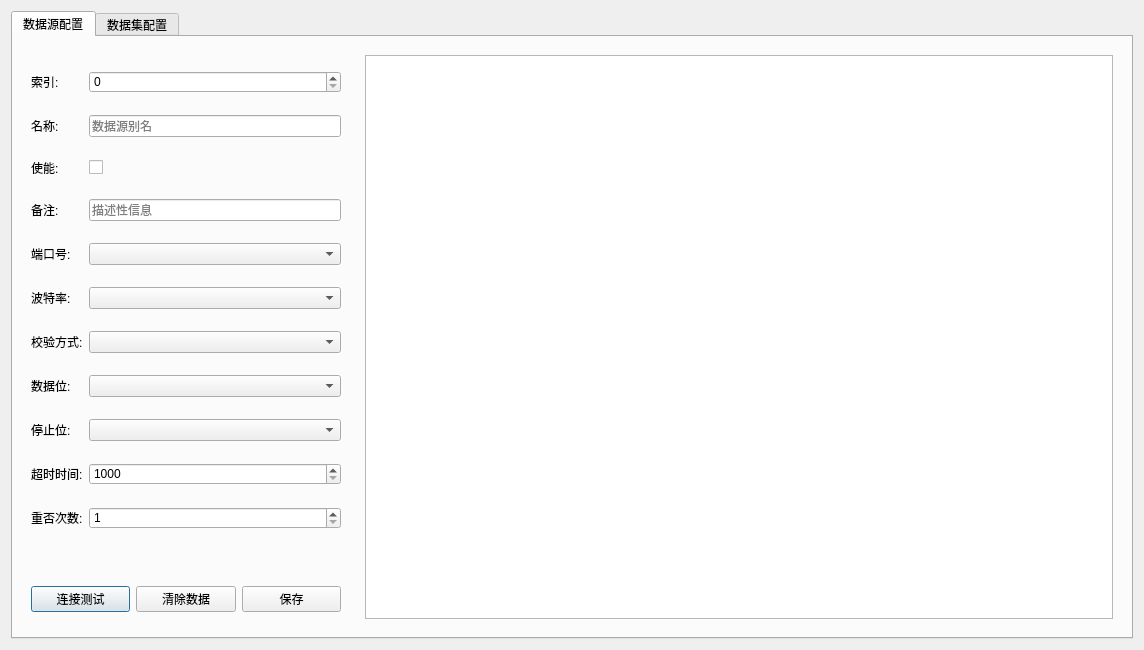
<?xml version="1.0" encoding="UTF-8"?>
<ui version="4.0">
 <class>ConfigDialog</class>
 <widget class="QDialog" name="ConfigDialog">
  <property name="geometry">
   <rect>
    <x>0</x>
    <y>0</y>
    <width>1144</width>
    <height>650</height>
   </rect>
  </property>
  <property name="windowTitle">
   <string>Dialog</string>
  </property>
  <layout class="QGridLayout" name="gridLayout">
   <item row="0" column="0">
    <widget class="QTabWidget" name="tabWidget">
     <property name="styleSheet">
      <string notr="true"/>
     </property>
     <property name="currentIndex">
      <number>0</number>
     </property>
     <property name="tabBarAutoHide">
      <bool>true</bool>
     </property>
     <widget class="QWidget" name="Tab1">
      <property name="styleSheet">
       <string notr="true">QWidget#widget{position:absolute;
top:10px;
left:20px;}</string>
      </property>
      <attribute name="title">
       <string>数据源配置</string>
      </attribute>
      <layout class="QGridLayout" name="gridLayout_8" rowstretch="9,1" columnstretch="3,7">
       <item row="0" column="0">
        <widget class="QWidget" name="widget" native="true">
         <property name="styleSheet">
          <string notr="true"/>
         </property>
         <layout class="QGridLayout" name="gridLayout_2">
          <item row="0" column="0">
           <widget class="QLabel" name="Label">
            <property name="text">
             <string>索引:</string>
            </property>
           </widget>
          </item>
          <item row="0" column="1">
           <widget class="QSpinBox" name="index1">
            <property name="sizePolicy">
             <sizepolicy hsizetype="Preferred" vsizetype="Fixed">
              <horstretch>100</horstretch>
              <verstretch>0</verstretch>
             </sizepolicy>
            </property>
            <property name="minimumSize">
             <size>
              <width>0</width>
              <height>0</height>
             </size>
            </property>
            <property name="minimum">
             <number>0</number>
            </property>
           </widget>
          </item>
          <item row="1" column="0">
           <widget class="QLabel" name="Label_2">
            <property name="text">
             <string>名称:</string>
            </property>
           </widget>
          </item>
          <item row="1" column="1">
           <widget class="QLineEdit" name="name1">
            <property name="sizePolicy">
             <sizepolicy hsizetype="Expanding" vsizetype="Fixed">
              <horstretch>0</horstretch>
              <verstretch>0</verstretch>
             </sizepolicy>
            </property>
            <property name="whatsThis">
             <string/>
            </property>
            <property name="text">
             <string/>
            </property>
            <property name="placeholderText">
             <string>数据源别名</string>
            </property>
           </widget>
          </item>
          <item row="2" column="0">
           <widget class="QLabel" name="Label_3">
            <property name="text">
             <string>使能:</string>
            </property>
           </widget>
          </item>
          <item row="2" column="1">
           <widget class="QCheckBox" name="enable1">
            <property name="sizePolicy">
             <sizepolicy hsizetype="Minimum" vsizetype="Fixed">
              <horstretch>0</horstretch>
              <verstretch>0</verstretch>
             </sizepolicy>
            </property>
            <property name="checked">
             <bool>false</bool>
            </property>
           </widget>
          </item>
          <item row="3" column="0">
           <widget class="QLabel" name="Label_4">
            <property name="text">
             <string>备注:</string>
            </property>
           </widget>
          </item>
          <item row="3" column="1">
           <widget class="QLineEdit" name="desc1">
            <property name="sizePolicy">
             <sizepolicy hsizetype="Expanding" vsizetype="Fixed">
              <horstretch>0</horstretch>
              <verstretch>0</verstretch>
             </sizepolicy>
            </property>
            <property name="placeholderText">
             <string>描述性信息</string>
            </property>
           </widget>
          </item>
          <item row="4" column="0">
           <widget class="QLabel" name="Label_5">
            <property name="text">
             <string>端口号:</string>
            </property>
           </widget>
          </item>
          <item row="4" column="1">
           <widget class="QComboBox" name="com">
            <property name="sizePolicy">
             <sizepolicy hsizetype="Preferred" vsizetype="Fixed">
              <horstretch>0</horstretch>
              <verstretch>0</verstretch>
             </sizepolicy>
            </property>
           </widget>
          </item>
          <item row="5" column="0">
           <widget class="QLabel" name="Label_6">
            <property name="text">
             <string>波特率:</string>
            </property>
           </widget>
          </item>
          <item row="5" column="1">
           <widget class="QComboBox" name="baudRate">
            <property name="sizePolicy">
             <sizepolicy hsizetype="Preferred" vsizetype="Fixed">
              <horstretch>0</horstretch>
              <verstretch>0</verstretch>
             </sizepolicy>
            </property>
           </widget>
          </item>
          <item row="6" column="0">
           <widget class="QLabel" name="Label_7">
            <property name="text">
             <string>校验方式:</string>
            </property>
           </widget>
          </item>
          <item row="6" column="1">
           <widget class="QComboBox" name="parity">
            <property name="sizePolicy">
             <sizepolicy hsizetype="Preferred" vsizetype="Fixed">
              <horstretch>0</horstretch>
              <verstretch>0</verstretch>
             </sizepolicy>
            </property>
           </widget>
          </item>
          <item row="7" column="0">
           <widget class="QLabel" name="label_4">
            <property name="text">
             <string>数据位:</string>
            </property>
           </widget>
          </item>
          <item row="7" column="1">
           <widget class="QComboBox" name="dataBits">
            <property name="sizePolicy">
             <sizepolicy hsizetype="Preferred" vsizetype="Fixed">
              <horstretch>0</horstretch>
              <verstretch>0</verstretch>
             </sizepolicy>
            </property>
           </widget>
          </item>
          <item row="8" column="0">
           <widget class="QLabel" name="label_5">
            <property name="text">
             <string>停止位:</string>
            </property>
           </widget>
          </item>
          <item row="8" column="1">
           <widget class="QComboBox" name="stopBits"/>
          </item>
          <item row="9" column="0">
           <widget class="QLabel" name="label_6">
            <property name="text">
             <string>超时时间:</string>
            </property>
           </widget>
          </item>
          <item row="9" column="1">
           <widget class="QSpinBox" name="responseTime">
            <property name="styleSheet">
             <string notr="true"/>
            </property>
            <property name="minimum">
             <number>1000</number>
            </property>
            <property name="maximum">
             <number>10000</number>
            </property>
            <property name="singleStep">
             <number>100</number>
            </property>
           </widget>
          </item>
          <item row="10" column="0">
           <widget class="QLabel" name="label_7">
            <property name="text">
             <string>重否次数:</string>
            </property>
           </widget>
          </item>
          <item row="10" column="1">
           <widget class="QSpinBox" name="numberOfRetries">
            <property name="sizePolicy">
             <sizepolicy hsizetype="Minimum" vsizetype="Fixed">
              <horstretch>0</horstretch>
              <verstretch>0</verstretch>
             </sizepolicy>
            </property>
            <property name="minimum">
             <number>1</number>
            </property>
            <property name="maximum">
             <number>4</number>
            </property>
           </widget>
          </item>
         </layout>
        </widget>
       </item>
       <item row="1" column="0">
        <widget class="QWidget" name="widget_3" native="true">
         <layout class="QHBoxLayout" name="horizontalLayout">
          <item>
           <widget class="QPushButton" name="connectTest">
            <property name="text">
             <string>连接测试</string>
            </property>
           </widget>
          </item>
          <item>
           <widget class="QPushButton" name="clearDataSource">
            <property name="text">
             <string>清除数据</string>
            </property>
           </widget>
          </item>
          <item>
           <widget class="QPushButton" name="saveDataSource">
            <property name="text">
             <string>保存</string>
            </property>
           </widget>
          </item>
         </layout>
        </widget>
       </item>
       <item row="0" column="1" rowspan="2">
        <widget class="QWidget" name="widget_2" native="true">
         <layout class="QGridLayout" name="gridLayout_10">
          <item row="0" column="0">
           <widget class="QTableView" name="tableView1">
            <property name="enabled">
             <bool>true</bool>
            </property>
            <property name="lineWidth">
             <number>1</number>
            </property>
            <property name="editTriggers">
             <set>QAbstractItemView::NoEditTriggers</set>
            </property>
           </widget>
          </item>
         </layout>
        </widget>
       </item>
      </layout>
     </widget>
     <widget class="QWidget" name="Tab2">
      <attribute name="title">
       <string>数据集配置</string>
      </attribute>
      <layout class="QGridLayout" name="gridLayout_9" columnstretch="3,7">
       <item row="0" column="0">
        <widget class="QWidget" name="widget_4" native="true">
         <layout class="QGridLayout" name="gridLayout_6" rowstretch="4,5,1" columnstretch="1,1">
          <item row="1" column="0">
           <widget class="QGroupBox" name="groupBox_2">
            <property name="title">
             <string>读信息:</string>
            </property>
            <layout class="QGridLayout" name="gridLayout_4">
             <item row="0" column="0">
              <widget class="QLabel" name="label1">
               <property name="text">
                <string>主机地址:</string>
               </property>
              </widget>
             </item>
             <item row="0" column="1">
              <widget class="QLineEdit" name="server_read"/>
             </item>
             <item row="1" column="0">
              <widget class="QLabel" name="label_13">
               <property name="text">
                <string>功能码:</string>
               </property>
              </widget>
             </item>
             <item row="1" column="1">
              <widget class="QComboBox" name="code_read"/>
             </item>
             <item row="2" column="0">
              <widget class="QLabel" name="label_14">
               <property name="text">
                <string>开始地址:</string>
               </property>
              </widget>
             </item>
             <item row="2" column="1">
              <widget class="QLineEdit" name="startAddr_read"/>
             </item>
             <item row="3" column="0">
              <widget class="QLabel" name="label_15">
               <property name="text">
                <string>地址长度:</string>
               </property>
              </widget>
             </item>
             <item row="3" column="1">
              <widget class="QLineEdit" name="length_read"/>
             </item>
            </layout>
           </widget>
          </item>
          <item row="1" column="1">
           <widget class="QGroupBox" name="groupBox">
            <property name="title">
             <string> 写信息:</string>
            </property>
            <layout class="QGridLayout" name="gridLayout_7">
             <item row="2" column="0">
              <widget class="QLabel" name="label_10">
               <property name="text">
                <string>开始地址:</string>
               </property>
              </widget>
             </item>
             <item row="1" column="0">
              <widget class="QLabel" name="label_9">
               <property name="text">
                <string>功能码:</string>
               </property>
              </widget>
             </item>
             <item row="3" column="0">
              <widget class="QLabel" name="label_11">
               <property name="text">
                <string>地址长度:</string>
               </property>
              </widget>
             </item>
             <item row="1" column="2">
              <widget class="QComboBox" name="code_write"/>
             </item>
             <item row="0" column="0">
              <widget class="QLabel" name="label_8">
               <property name="text">
                <string>主机地址:</string>
               </property>
              </widget>
             </item>
             <item row="0" column="2">
              <widget class="QLineEdit" name="server_write"/>
             </item>
             <item row="2" column="2">
              <widget class="QLineEdit" name="startAddr_write"/>
             </item>
             <item row="3" column="2">
              <widget class="QLineEdit" name="length_write"/>
             </item>
            </layout>
           </widget>
          </item>
          <item row="2" column="0" colspan="2">
           <widget class="QWidget" name="widget_9" native="true">
            <layout class="QHBoxLayout" name="horizontalLayout_2">
             <item>
              <widget class="QPushButton" name="getDataTest">
               <property name="text">
                <string>读测试</string>
               </property>
              </widget>
             </item>
             <item>
              <widget class="QPushButton" name="setDataTest">
               <property name="text">
                <string> 写测试</string>
               </property>
              </widget>
             </item>
             <item>
              <widget class="QPushButton" name="clearDataSet">
               <property name="text">
                <string>清除数据</string>
               </property>
              </widget>
             </item>
             <item>
              <widget class="QPushButton" name="saveDataSet">
               <property name="text">
                <string>保存</string>
               </property>
              </widget>
             </item>
            </layout>
           </widget>
          </item>
          <item row="0" column="0" colspan="2">
           <widget class="QWidget" name="widget_7" native="true">
            <layout class="QGridLayout" name="gridLayout_5">
             <item row="2" column="2">
              <widget class="QComboBox" name="dataSource"/>
             </item>
             <item row="2" column="0">
              <widget class="QLabel" name="label_3">
               <property name="text">
                <string>数据源:</string>
               </property>
              </widget>
             </item>
             <item row="5" column="2">
              <widget class="QLineEdit" name="desc2">
               <property name="placeholderText">
                <string>描述性信息</string>
               </property>
              </widget>
             </item>
             <item row="5" column="0">
              <widget class="QLabel" name="Label_18">
               <property name="text">
                <string>备注:</string>
               </property>
              </widget>
             </item>
             <item row="3" column="0">
              <widget class="QLabel" name="Label_17">
               <property name="text">
                <string>使能:</string>
               </property>
              </widget>
             </item>
             <item row="1" column="2">
              <widget class="QLineEdit" name="name2">
               <property name="placeholderText">
                <string>数据集别名</string>
               </property>
              </widget>
             </item>
             <item row="0" column="2">
              <widget class="QSpinBox" name="index2">
               <property name="minimum">
                <number>0</number>
               </property>
              </widget>
             </item>
             <item row="3" column="2">
              <widget class="QCheckBox" name="enable2">
               <property name="checked">
                <bool>false</bool>
               </property>
              </widget>
             </item>
             <item row="4" column="0">
              <widget class="QLabel" name="label_2">
               <property name="text">
                <string>允许 写:</string>
               </property>
              </widget>
             </item>
             <item row="0" column="0">
              <widget class="QLabel" name="Label_15">
               <property name="text">
                <string>索引:</string>
               </property>
              </widget>
             </item>
             <item row="1" column="0">
              <widget class="QLabel" name="Label_16">
               <property name="text">
                <string>名称:</string>
               </property>
              </widget>
             </item>
             <item row="4" column="2">
              <widget class="QCheckBox" name="writeEnable">
               <property name="text">
                <string/>
               </property>
               <property name="checkable">
                <bool>true</bool>
               </property>
               <property name="checked">
                <bool>false</bool>
               </property>
               <property name="autoRepeat">
                <bool>false</bool>
               </property>
              </widget>
             </item>
            </layout>
           </widget>
          </item>
         </layout>
        </widget>
       </item>
       <item row="0" column="1">
        <widget class="QWidget" name="widget_5" native="true">
         <layout class="QGridLayout" name="gridLayout_3">
          <item row="0" column="0">
           <widget class="QTableView" name="tableView2">
            <property name="editTriggers">
             <set>QAbstractItemView::NoEditTriggers</set>
            </property>
           </widget>
          </item>
         </layout>
        </widget>
       </item>
      </layout>
     </widget>
    </widget>
   </item>
  </layout>
 </widget>
 <resources/>
 <connections/>
</ui>
